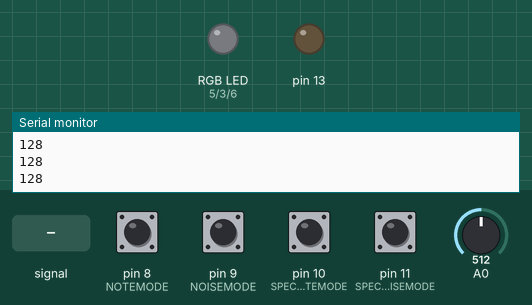
Simulated run of this sketch. Board: Arduino Uno, built with avr-gcc and run on an emulated ATmega328P. On the bench: an RGB LED mixed from three pins (HIGH = lit), output pins drawn as LEDs (lit = HIGH), the last lines printed to the serial monitor. The test bench sets the inputs (shaded band); at power-on: pin 8 (NOTEMODE), pin 9 (NOISEMODE), pin 10 (SPECTRUMNOTEMODE), pin 11 (SPECTRUMNOISEMODE) LOW, A0 = 512. Dim RGB values are drawn brighter than linear.

Above: at 2.7 s.
2.8 s: A0 fed a 1000 Hz sine of ±255 counts around its level
At 4.6 s:
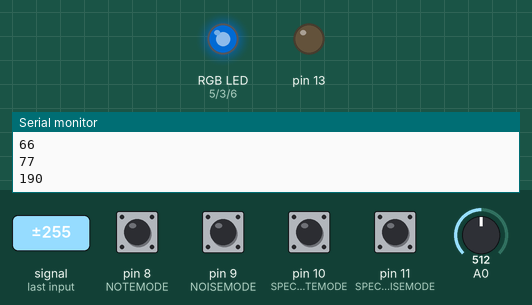
5.8 s: pin 10 (SPECTRUMNOTEMODE) pulled HIGH for 0.15 s
At 6.5 s:
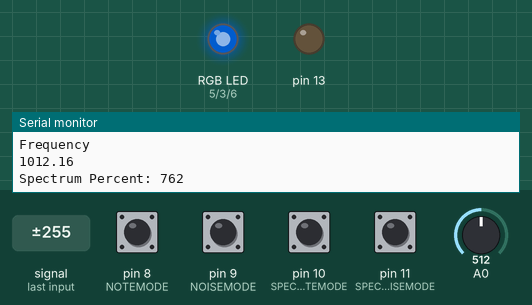
8.9 s: pin 8 (NOTEMODE) pulled HIGH for 0.15 s
At 9.7 s:
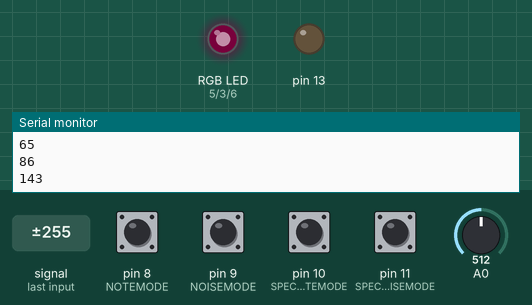
10.7 s: pin 9 (NOISEMODE) pulled HIGH for 0.15 s
At 11.6 s:
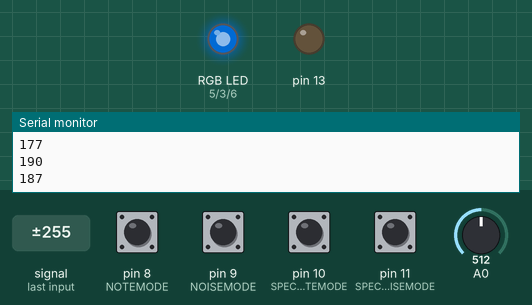
Timing chart, 0 to 13.7 s (numbered marks = the images above; inputs shaded):
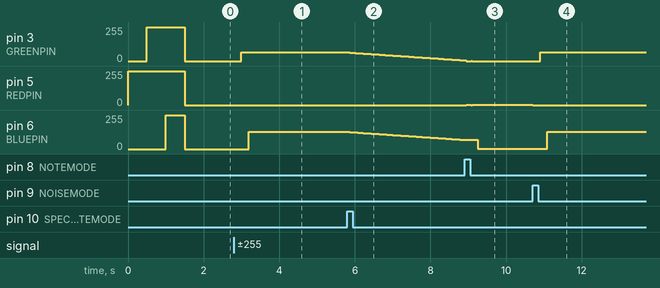

The sketch:

ReactiveGuitarBoxPedal.ino
```cpp
/*
 * ReactiveGuitarBoxPedal
 * by Gavin Pitt
 *
 * This code interprets an electric signal coming in via guitar/bass guitar.
 * The pedal lights up depending on the noise coming from the guitar signal.
 *
 * There is some code to add fuctionality for pitch control, but I cannot currently
 * get it to work as smoothly as I'd like. Instead it detects only incoming noise.
 *
 * Based upon:
 * Arduino Frequency Detection
 * created October 7, 2012
 * http://www.instructables.com/id/Arduino-Frequency-Detection/
 * by Amanda Ghassaei
 *
*/

#include "LightControls.h"
#include "NoteHandling.h"

#define NOTEMODE 8
#define NOISEMODE 9
#define SPECTRUMNOTEMODE 10
#define SPECTRUMNOISEMODE 11

//data storage variables
int switchMode;
byte newData = 0;
byte prevData = 0;
int clipping;
unsigned int time = 0;//keeps time and sends vales to store in timer[] occasionally
int timer[10];//storage for timing of events
int slope[10];//storage for slope of events
unsigned int totalTimer;//used to calculate period
unsigned int period;//storage for period of wave
byte index = 0;//current storage index
int maxSlope = 0;//used to calculate max slope as trigger point
int newSlope;//storage for incoming slope data
int sustainCheck;
int noteDown;
int sustainTime;
int volumeMax;
int volumeCheckRate;
int volumeCheckCount;
int repeatFlat;

int crawlingTestNumber;

//variables for deciding whether you have a match
byte noMatch = 0;//counts how many non-matches you've received to reset variables if it's been too long
byte slopeTol = 3;//slope tolerance- adjust this if you need
int timerTol = 8;//timer tolerance- adjust this if you need

//variables for amp detection
unsigned int ampTimer = 0;
byte maxAmp = 0;
byte checkMaxAmp;
byte ampThreshold = 35;//raise if you have a very noisy signal

int value;

//variables for tuning
int correctFrequency;//the correct frequency for the string being played

void setup(){
  Serial.begin(9600);

  //LED pins
  pinMode(REDPIN,OUTPUT);
  pinMode(GREENPIN,OUTPUT);
  pinMode(BLUEPIN,OUTPUT);
  pinMode(13, OUTPUT);
  // Mode Reading Pin
  pinMode(NOTEMODE, INPUT);
  pinMode(NOISEMODE, INPUT);
  pinMode(SPECTRUMNOTEMODE, INPUT);
  pinMode(SPECTRUMNOISEMODE, INPUT);

  pinMode(A1, INPUT);

  //Beginning LED sequence
  digitalWrite(REDPIN, 255);
  delay(500);
  digitalWrite(GREENPIN, 255);
  delay(500);
  digitalWrite(BLUEPIN, 255);
  delay(500);
  digitalWrite(REDPIN, 0);
  digitalWrite(GREENPIN, 0);
  digitalWrite(BLUEPIN, 0);
  setupColors();
  clipping = 0;
  switchMode = 1;
  repeatFlat = 0;
  noteDown = 0;
  sustainTime = 600;
  volumeCheckRate = 300;
  volumeCheckCount = 0;
  adjustSpectrumBounds(80, 600);
  cli();//disable interrupts

  //set up continuous sampling of analog pin 0 at 38.5kHz

  //clear ADCSRA and ADCSRB registers
  ADCSRA = 0;
  ADCSRB = 0;

  ADMUX |= (1 << REFS0); //set reference voltage
  ADMUX |= (1 << ADLAR); //left align the ADC value- so we can read highest 8 bits from ADCH register only

  ADCSRA |= (1 << ADPS2) | (1 << ADPS0); //set ADC clock with 32 prescaler- 16mHz/32=500kHz
  ADCSRA |= (1 << ADATE); //e
  ADCSRB = 0;

  ADMUX |= (1 << REFS0); //set reference voltage
  ADMUX |= (1 << ADLAR); //left align the ADC value- so we can read highest 8 bits from ADCH register only

  ADCSRA |= (1 << ADPS2) | (1 << ADPS0); //set ADC clock with 32 prescaler- 16mHz/32=500kHz
  ADCSRA |= (1 << ADATE); //enabble auto trigger
  ADCSRA |= (1 << ADIE); //enable interrupts when measurement complete
  ADCSRA |= (1 << ADEN); //enable ADC
  ADCSRA |= (1 << ADSC); //start ADC measurements

  sei();//enable interrupts
}
int newData1;

ISR(ADC_vect) {//when new ADC value ready
  PORTB &= B11101111;//set pin 12 low
  prevData = newData;//store previous value
  newData = ADCH;//get value from A0
  if (newData == 0 || newData == 255){//if clipping
    PORTB |= B00100000;//set pin 13 high- turn on clipping indicator led
    clipping = 1;
  }else{
    clipping = 0;
  }
  //printmessage();
  //Serial.println("INTERUPT");


  if(switchMode == 0 || switchMode == 2){
    if (prevData < 127 && newData >=127){//if increasing and crossing midpoint
      newSlope = newData - prevData;//calculate slope
      if (abs(newSlope-maxSlope)<slopeTol){//if slopes are ==
        //record new data and reset time
        slope[index] = newSlope;
        timer[index] = time;
        time = 0;
        if (index == 0){//new max slope just reset
          PORTB |= B00010000;//set pin 12 high
          noMatch = 0;
          index++;//increment index
        }
        else if (abs(timer[0]-timer[index])<timerTol && abs(slope[0]-newSlope)<slopeTol){//if timer duration and slopes match
          //sum timer values
          totalTimer = 0;
          for (byte i=0;i<index;i++){
            totalTimer+=timer[i];
          }
          period = totalTimer;//set period
          //reset new zero index values to compare with
          timer[0] = timer[index];
          slope[0] = slope[index];
          index = 1;//set index to 1
          PORTB |= B00010000;//set pin 12 high
          noMatch = 0;
        }
        else{//crossing midpoint but not match
          index++;//increment index
          if (index > 9){
            reset();
          }
        }
      }
      else if (newSlope>maxSlope){//if new slope is much larger than max slope
        maxSlope = newSlope;
        time = 0;//reset clock
        noMatch = 0;
        index = 0;//reset index
      }
      else{//slope not steep enough
        noMatch++;//increment no match counter
        if (noMatch>9){
          reset();
        }
      }
    }
    time++;//increment timer at rate of 38.5kHz
    ampTimer++;//increment amplitude timer
    if(abs(127-ADCH)>maxAmp){
      maxAmp = abs(127-ADCH);
    }
    if(ampTimer==1000){
      ampTimer = 0;
      checkMaxAmp = maxAmp;
      maxAmp = 0;
    }

  }else if(switchMode == 1){
    // check if note is down, but this is handled at top of interupt function
    if(abs(127-ADCH)>ampThreshold){
      if(volumeCheckCount > 0){
        if(abs(127-newData) > volumeMax){
          volumeMax = abs(127-newData);
        }
        volumeCheckCount--;
      }else{
        changeLightsByNoise(noteDown, volumeMax);
        volumeMax = 0;
        volumeCheckCount = volumeCheckRate;
      }
      sustainCheck = sustainTime;
      noteDown = 1;
    }else{
      if(sustainCheck > 0){
        sustainCheck--;
      }else{
        noteDown = 0;
        volumeMax = 0;
      }
      changeLightsByNoise(noteDown, volumeMax);
    }

  }else{

  }

}

void reset(){//clean out some variables
  index = 0;//reset index
  noMatch = 0;//reset match couner
  maxSlope = 0;//reset slope
}

void checkClipping(){
  if(clipping == 1){
    digitalWrite(13, HIGH);
  }else{
    digitalWrite(13, LOW);
  }
}

void checkMode(){
  if( digitalRead(NOTEMODE) ){
    switchMode = 0;
  }else if( digitalRead(NOISEMODE)){
    switchMode = 1;
  }else if(digitalRead(SPECTRUMNOTEMODE)){
    switchMode = 2;
  }else if(digitalRead(SPECTRUMNOISEMODE)){
    switchMode = 3;
  }else{

  }
}

/* RCtime
 *   Duplicates the functionality of the Basic Stamp's RCtime
 *   Allows digital pins to be used to read resistive analog sensors
 *   One advantage of this technique is that is can be used to read very wide ranging inputs.
 *   (The equivalent of 16 or 18 bit A/D)
 */

int sensorPin = 7;              // 220 or 1k resistor connected to this pin
long result = 0;

long RCtime(int sensPin){
   long result = 0;
   pinMode(sensPin, OUTPUT);       // make pin OUTPUT
   digitalWrite(sensPin, HIGH);    // make pin HIGH to discharge capacitor - study the schematic
   delay(1);                       // wait a  ms to make sure cap is discharged

   pinMode(sensPin, INPUT);        // turn pin into an input and time till pin goes low
   digitalWrite(sensPin, LOW);     // turn pullups off - or it won't work
   while(digitalRead(sensPin)){    // wait for pin to go low
      result++;
   }

   return result;                   // report results
}

void loop(){
  checkClipping();
  checkMode();
  //sustainTime = RCtime(sensorPin);
  Serial.println( ADCH );
  //value = analogRead(A1);
  if(maxAmp > ampThreshold || noteDown){
    if(switchMode == 0){
      changeLightsByNote(period);
    }else if(switchMode == 1){
      //changeLightsByNoise(noteDown, volume);
    }else if(switchMode == 2){
      changeLightsByNoteSpectrum(period);
    }else{

    }
  }else{
    dimLights();
  }
}
```

LightControls.cpp
```cpp
#include "LightControls.h"

// Global variables for storing current light
float currentMillisFadeTime;
float previousMillisFadeTime;
float currentMillisTime;
float previousMillisTime;
int redValue;
int greenValue;
int blueValue;
int redTargetValue;
int greenTargetValue;
int blueTargetValue;


RGB colors[12];  // 12 colors, 12 notes

void setupColors(){
  redTargetValue = 0; greenTargetValue = 0; blueTargetValue = 0;
  redValue = 0; greenValue = 0; blueValue = 0;
  currentMillisFadeTime = 0; previousMillisFadeTime = 0;
  currentMillisTime = 0; previousMillisTime = 0;
  colors[0] =  {
    2, 0, 0       };
  colors[1] =  {
    2, 1, 0       };
  colors[2] =  {
    2, 2, 0       };
  colors[3] =  {
    1, 2, 0       };
  colors[4] =  {
    0, 2, 0       };
  colors[5] =  {
    0, 2, 1       };
  colors[6] =  {
    0, 2, 2       };
  colors[7] =  {
    0, 1, 2       };
  colors[8] =  {
    0, 0, 2       };
  colors[9] =  {
    1, 0, 2       };
  colors[10] = {
    2, 0, 2       };
  colors[11] = {
    2, 0, 1       };
}

void dimLights(){
  currentMillisFadeTime = millis();
  if(abs(previousMillisFadeTime - currentMillisFadeTime) > FADETIME){
    previousMillisFadeTime = currentMillisFadeTime;
    if(redValue > 0)
      redValue -= redTargetValue/FADETIME;
    if(greenValue > 0)
      greenValue -= greenTargetValue/FADETIME;
    if(blueValue > 0)
      blueValue -= blueTargetValue/FADETIME;

    if(redValue < 0)
      redValue = 0;
    if(greenValue < 0)
      greenValue = 0;
    if(blueValue < 0)
      blueValue = 0;
    writeColor();
  }
}

void writeColor(){
  analogWrite(REDPIN, redValue);
  analogWrite(GREENPIN, greenValue);
  analogWrite(BLUEPIN, blueValue);
}

void changeTargetValuesDiscrete(int note, int volume){
  redTargetValue = colors[note].red * volume;
  greenTargetValue = colors[note].green * volume;
  blueTargetValue = colors[note].blue * volume;
  currentMillisTime = millis();
  if(abs(previousMillisTime - currentMillisTime) > FADEINRATE){
    previousMillisTime = currentMillisTime;
    if(redTargetValue > redValue){
      redValue++;
    }else if(redTargetValue < redValue){
      redValue--;
    }else{}

    if(greenTargetValue > greenValue){
      greenValue++;
    }else if(greenTargetValue < greenValue){
      greenValue--;
    }else{}

    if(blueTargetValue > blueValue){
      blueValue++;
    }else if(blueTargetValue < blueValue){
      blueValue--;
    }else{}


  }
  writeColor();
}

void changeTargetValues(int red, int green, int blue){
  redTargetValue = red;
  greenTargetValue = green;
  blueTargetValue = blue;
  changeColorValues(red, green, blue);
  writeColor();
}

void changeColorValues(int red, int green, int blue){
  currentMillisTime = millis();
  if(abs(previousMillisTime - currentMillisTime) > FADEINRATE ){
    previousMillisTime = currentMillisTime;
    if(redTargetValue > redValue){
      redValue++;
    }else if(redTargetValue < redValue){
      redValue--;
    }else{}

    if(greenTargetValue > greenValue){
      greenValue++;
    }else if(greenTargetValue < greenValue){
      greenValue--;
    }else{}

    if(blueTargetValue > blueValue){
      blueValue++;
    }else if(blueTargetValue < blueValue){
      blueValue--;
    }else{}


  }
  writeColor();
}
```

LightControls.h
```cpp
#ifndef LightControls.h
#define LightControls.h

// Constants for Lights
#define INTENSITY 127
#define DECAYRATE 10
#define FADETIME 25
#define FADEINRATE 2
#define REDPIN 5
#define GREENPIN 3
#define BLUEPIN 6

#include "Arduino.h"


struct RGB{ // data structure for colors
  int red;
  int green;
  int blue;
};

void setupColors();

void dimLights();

void writeColor();

void changeTargetValuesDiscrete(int note, int octave);

void changeTargetValues(int red, int green, int blue);

void changeColorValues(int red, int green, int blue);

#endif
```

NoteHandling.cpp
```cpp
#include "NoteHandling.h"
#include "LightControls.h"

int selectedNote;
int upperBound;
int lowerBound;

void setupNoteHandling(){
  selectedNote = 0;
}

void changeLightsByNote(int period){
  // 'Note' Lights
  //calculate frequency timer rate/period, update frequency only if it's between bounds of E1 and E4 (for bass)
  if(38462/float(period) > 39 && 38462/float(period) < 6000){
    float frequency = 38462/float(period);
    updateNote(frequency);
  }
}

void changeLightsByNoteSpectrum(int period){
  // 'Note' Lights
  //calculate frequency timer rate/period, update frequency only if it's between bounds of E1 and E4 (for bass)
  if(38462/float(period) > 39 && 38462/float(period) < 6000){
    float frequency = 38462/float(period);
    Serial.println("Frequency");
    Serial.print(frequency);
    Serial.println("");
    float spectrumPercentFloat = 762 * ( (frequency - (float)lowerBound ) / (float)(upperBound - lowerBound) );
    updateNoteSpectrum((int)spectrumPercentFloat);
  }
}

void updateNoteSpectrum(int spectrumPercent){
  int red, green, blue;

  if(spectrumPercent > 762){
    spectrumPercent = 762;
  }
  if(spectrumPercent < 0){
    spectrumPercent = 0;
  }

  Serial.println("");
  Serial.print("Spectrum Percent: ");
  Serial.println(spectrumPercent);
  if(spectrumPercent < 254 && spectrumPercent >= 0){
     red = 254 - spectrumPercent;
     green = 0;
     blue = spectrumPercent;
   }else if(spectrumPercent >= 254 && spectrumPercent < 508){
     red = 0;
     green = spectrumPercent % 254;
     blue = 254 - (spectrumPercent % 254);
   }else if(spectrumPercent >= 508 && spectrumPercent < 635){
     red = (spectrumPercent % 254);
     green = 254 - (spectrumPercent % 254);
     blue = (spectrumPercent % 254)/2;
   }else if(spectrumPercent >= 635 && spectrumPercent < 763){
     red = (spectrumPercent % 254);
     green = (spectrumPercent % 254);
     blue = (spectrumPercent % 254);
   }else{
   }

   changeTargetValues(red, green, blue);
}

void adjustSpectrumBounds(int lowerBoundInput, int upperBoundInput){
   upperBound = upperBoundInput;
   lowerBound = lowerBoundInput;
}

void changeLightsByNoise(int noteDown, int volume){
  // If no note is down (noteDown == 1), change selectedNote and do nothing?
  if(noteDown == 0){
    if(selectedNote >= 11){
      selectedNote = 0;
    }else{
      selectedNote ++;
    }
  }else{
    changeTargetValuesDiscrete(selectedNote, volume);
  }
}

//Compare the frequency input to the correct
//frequency and light up the appropriate LEDS
void updateNote(float frequency){
  int octave = 1;
  int note;
  int reducingFreq = frequency;
  while(reducingFreq > 30){
    // C - 32.70
    if(reducingFreq >= 31.78 && reducingFreq < 33.67){
      note = 0;
      break;
    }
    // C# - 34.64
    if(reducingFreq >= 33.67 && reducingFreq < 35.67){
      note = 1;
      break;
    }
    // D - 36.70
    if(reducingFreq >= 35.67 && reducingFreq < 37.79){
      note = 2;
      break;
    }
    // D#
    if(reducingFreq >= 37.79 && reducingFreq < 40.04){
      note = 3;
      break;
    }
    // E
    if(reducingFreq >= 40.04 && reducingFreq < 42.42){
      note = 4;
      break;
    }
    // F
    if(reducingFreq >= 42.42 && reducingFreq < 44.95){
      note = 5;
      break;
    }
    // F#
    if(reducingFreq >= 44.95 && reducingFreq < 47.62){
      note = 6;
      break;
    }
    // G
    if(reducingFreq >= 47.62 && reducingFreq < 50.45){
      note = 7;
      break;
    }

    if(reducingFreq >= 50.45 && reducingFreq < 53.45){
      note = 8;
      break;
    }
    if(reducingFreq >= 53.45 && reducingFreq < 56.63){
      note = 9;
      break;
    }
    if(reducingFreq >= 56.63 && reducingFreq < 60){
      note = 10;
      break;
    }
    if(reducingFreq >= 60 && reducingFreq < 63.36){
      note = 11;
      break;
    }
    reducingFreq = reducingFreq / 2.0;
    octave++;
  }
  changeTargetValuesDiscrete(note, 1);
}
```

NoteHandling.h
```cpp
#ifndef NoteHandling.h
#define NoteHandling.h

void setupNoteHandling();

void changeLightsByNote(int period);

void changeLightsByNoise(int noteDown, int volume);

//Compare the frequency input to the correct
//frequency and light up the appropriate LEDS
void updateNote(float frequency);

void changeLightsByNoteSpectrum(int period);

void updateNoteSpectrum(int percentage);

void adjustSpectrumBounds(int lowerBoundInput, int upperBoundInput);

#endif
```

Measured:
- after the input at 2.8 s, pin 3 (GREENPIN): 0/255 → 64/255 after 0.20 s; pin 6 (BLUEPIN): 0/255 → 128/255 after 0.40 s
- after the input at 5.8 s, pin 3 (GREENPIN): moves from 64/255 to 5/255 over 3.0 s, starting after 0.06 s; pin 6 (BLUEPIN): moves from 128/255 to 69/255 over 3.0 s, starting after 0.06 s
- after the input at 8.9 s, pin 5 (REDPIN): 0/255 → 2/255 at once
- after the input at 10.7 s, pin 3 (GREENPIN): 0/255 → 64/255 after 0.20 s; pin 5 (REDPIN): 2/255 → 0/255 at once; pin 6 (BLUEPIN): 1/255 → 128/255 after 0.39 s
